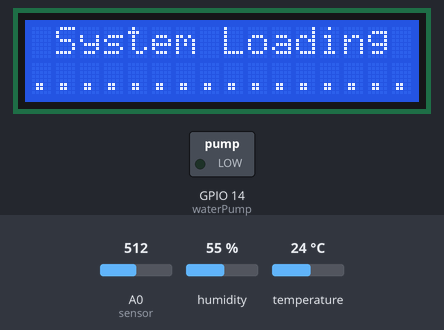
The sketch below on a simulated ESP8266 (NodeMCU). Shown: 16×2 character LCD, switched loads named in the sketch (green lamp = pin HIGH). The inputs (shaded band) are chosen by the test bench; at power-on: A0 (sensor) = 512, humidity 55 %, temperature 24 °C. WiFi joins after 1.5 s; servers stay silent unless stated; what the sketch prints to the serial monitor is not drawn.

Above: at 9.5 s.
11.2 s: A0 (sensor) set to 329
At 12.5 s:
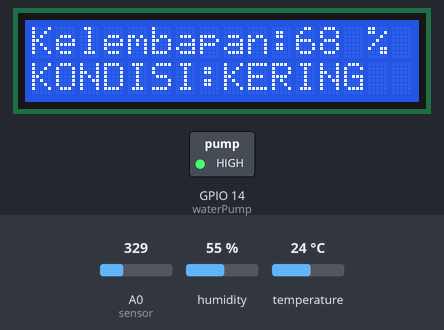
13.6 s: A0 (sensor) set to 297
At 15.3 s:
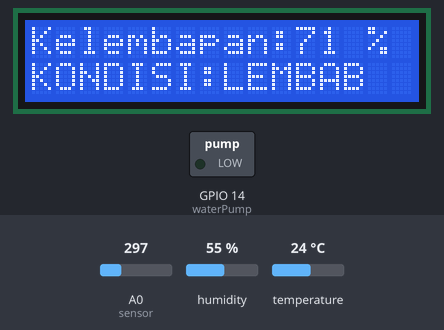
15.8 s: A0 (sensor) set to 116
At 17.4 s:
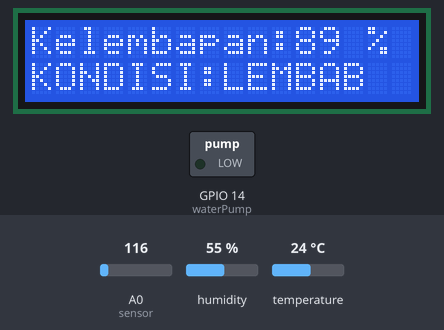
18.0 s: A0 (sensor) set to 101
At 19.3 s:
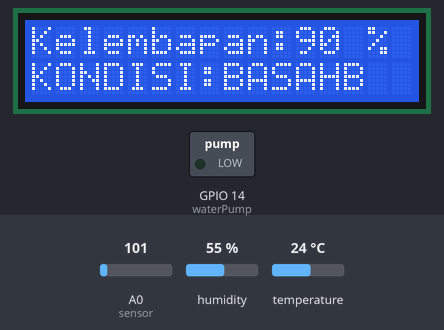
20.2 s: A0 (sensor) set to 1023
At 22.0 s:
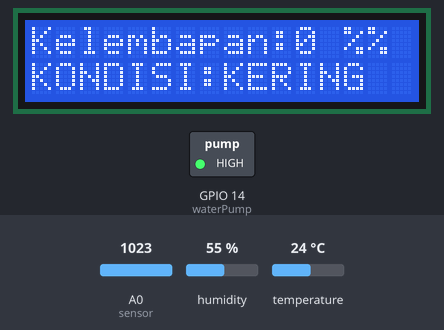
22.4 s: A0 (sensor) set to 80
At 23.8 s:
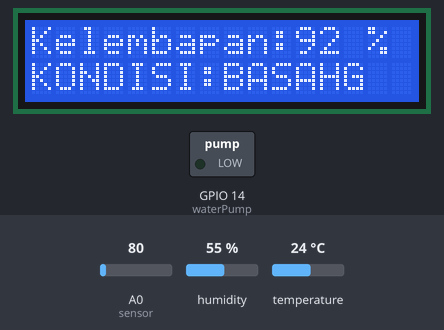
Timing chart, 0 to 25.4 s (numbered marks = the images above; inputs shaded):
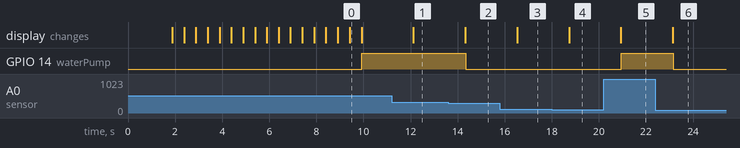

Measured:
- the behaviour switches between 313 and 312 on A0 (sensor) (found by bisection; images 1 and 2)
- the behaviour switches between 108 and 107 on A0 (sensor) (found by bisection; images 3 and 4)
- after the input at 11.2 s, the display: changes after 0.92 s (image 1)
- after the input at 13.6 s, GPIO 14 (waterPump): HIGH → LOW after 0.75 s; the display: changes after 0.72 s (image 2)
- after the input at 15.8 s, the display: changes after 0.73 s (image 3)
- after the input at 18.0 s, the display: changes after 0.73 s (image 4)
- after the input at 20.2 s, GPIO 14 (waterPump): LOW → HIGH after 0.76 s; the display: changes after 0.74 s (image 5)
- after the input at 22.4 s, GPIO 14 (waterPump): HIGH → LOW after 0.77 s; the display: changes after 0.74 s (image 6)

The sketch:

wtpump_fuzzymamdani_soilmoisturesensor.ino
```cpp
#include <ArduinoJson.h>
#include <Fuzzy.h>
#include <LiquidCrystal_I2C.h>
#define BLYNK_PRINT Serial
#include <DHT.h>
#include <ESP8266WiFi.h>
#include <BlynkSimpleEsp8266.h>
#include <ESP8266HTTPClient.h>
#include <FirebaseArduino.h>

// Initialize the LCD display
LiquidCrystal_I2C lcd(0x27, 16, 2);

char auth[] = "*****"; // Blynk Auth token
char ssid[] = "wifi_ssid";
char pass[] = "wifi_password";

BlynkTimer timer;
bool Relay = 14;

// Define component pins
#define DHTPIN 2
#define DHTTYPE DHT11
#define sensor A0
#define waterPump 14
#define FIREBASE_HOST "******"
#define FIREBASE_AUTH "******"

DHT dht(DHTPIN, DHTTYPE);
Fuzzy *fuzzy = new Fuzzy();

// FuzzyInput
FuzzySet *kering = new FuzzySet(0, 0, 40, 70);
FuzzySet *lembap = new FuzzySet(65, 70, 80, 90);
FuzzySet *basah = new FuzzySet(90, 90, 100, 100);

// FuzzyOutput
FuzzySet *mati = new FuzzySet(0, 0, 0, 0);
FuzzySet *nyala = new FuzzySet(1, 1, 1, 1);

void setup() {
  Serial.begin(9600);
  dht.begin();

  Firebase.begin(FIREBASE_HOST, FIREBASE_AUTH);

  // FuzzyInput
  FuzzyInput *kelembapan = new FuzzyInput(1);
  kelembapan->addFuzzySet(kering);
  kelembapan->addFuzzySet(lembap);
  kelembapan->addFuzzySet(basah);
  fuzzy->addFuzzyInput(kelembapan);

  // FuzzyOutput
  FuzzyOutput *pompa = new FuzzyOutput(1);
  pompa->addFuzzySet(mati);
  pompa->addFuzzySet(nyala);
  fuzzy->addFuzzyOutput(pompa);

  // FuzzyRule
  FuzzyRuleAntecedent *KelembapanKering = new FuzzyRuleAntecedent();
  KelembapanKering->joinSingle(kering);

  FuzzyRuleConsequent *PompaNyala = new FuzzyRuleConsequent();
  PompaNyala->addOutput(nyala);

  FuzzyRule *fuzzyRule01 = new FuzzyRule(1, KelembapanKering, PompaNyala);
  fuzzy->addFuzzyRule(fuzzyRule01);

  FuzzyRuleAntecedent *KelembapanLembapAndBasah = new FuzzyRuleAntecedent();
  KelembapanLembapAndBasah->joinWithAND(lembap, basah);

  FuzzyRuleConsequent *PompaMati = new FuzzyRuleConsequent();
  PompaMati->addOutput(mati);

  FuzzyRule *fuzzyRule02 = new FuzzyRule(2, KelembapanLembapAndBasah, PompaMati);
  fuzzy->addFuzzyRule(fuzzyRule02);

  digitalWrite(waterPump, LOW);
  pinMode(waterPump, OUTPUT);

  lcd.begin();
  lcd.backlight();

  Blynk.begin(auth, ssid, pass, "blynk.cloud", 80);

  lcd.setCursor(1, 0);
  lcd.print("System Loading");
  for (int a = 0; a <= 15; a++) {
    lcd.setCursor(a, 1);
    lcd.print(".");
    delay(500);
  }
  lcd.clear();
  timer.setInterval(100L, soilMoistureSensor);
}

void soilMoistureSensor() {
  int moist = analogRead(sensor);
  moist = map(moist, 0, 1024, 0, 100);
  moist = (moist - 100) * -1;

  lcd.setCursor(0, 0);
  lcd.print("Kelembapan:");
  lcd.print(moist);
  lcd.print(" %");

  lcd.setCursor(0, 1);
  lcd.print("KONDISI:");

  if (moist <= 70) {
    lcd.setCursor(8, 1);
    lcd.print("KERING");
  } else if (moist >= 70 && moist < 90) {
    lcd.setCursor(8, 1);
    lcd.print("LEMBAB");
  } else {
    lcd.setCursor(8, 1);
    lcd.print("BASAH");
  }
}

void loop() {
  int kelembapan = analogRead(sensor);
  kelembapan = map(kelembapan, 0, 1024, 0, 100);
  kelembapan = (kelembapan - 100) * -1;
  int suhu = dht.readTemperature();

  Blynk.virtualWrite(V0, kelembapan);
  Blynk.virtualWrite(V1, suhu);

  Serial.print("Kelembapan Tanah : ");
  Serial.print(kelembapan);
  Serial.print(" %");
  Serial.println("");
  Serial.print("Suhu : ");
  Serial.print(suhu);
  Serial.print(" °C");
  Serial.println("");

  fuzzy->setInput(1, kelembapan);
  fuzzy->fuzzify();
  int pompa = fuzzy->defuzzify(1);
  digitalWrite(waterPump, pompa);

  Serial.print("Hasil : ");
  Serial.print(pompa);
  Serial.println("");
  String fireHumid = String(kelembapan) + String("%");
  delay(2000);

  Firebase.pushString("/Data/Soil Moisture", fireHumid);
  if (Firebase.failed()) {
    Serial.print("pushing /logs failed:");
    Serial.println(Firebase.error());
    return;
  }

  Blynk.run();
  timer.run();
}
```
